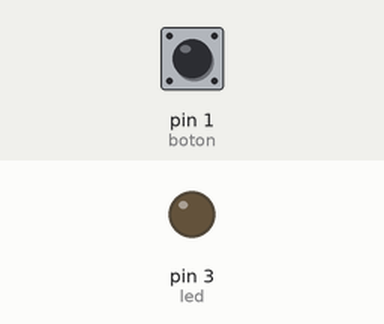
Recording of a sketch running on a simulated Arduino Uno, built with avr-gcc and run on an emulated ATmega328P. On the bench: output pins drawn as LEDs (lit = HIGH). Inputs (shaded band) come from the test bench; at power-on: pin 1 (boton) LOW.

Above: at 1.2 s.
1.3 s: pin 1 (boton) pulled HIGH for 0.15 s
At 1.37 s:
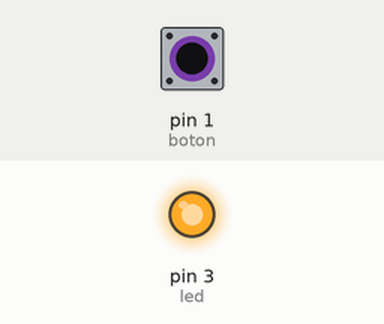
2.9 s: pin 1 (boton) pulled HIGH for 3.2 s
At 6.5 s:
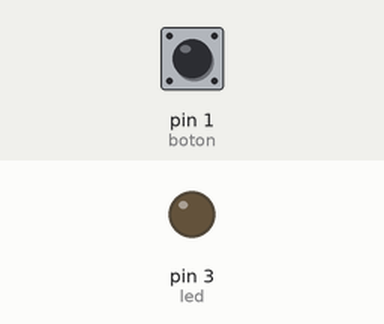
Timing chart, 0 to 8.0 s (numbered marks = the images above; inputs shaded):
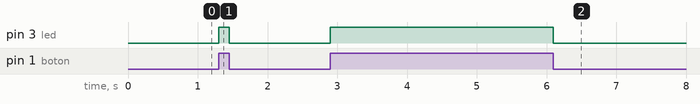

The sketch:

Attiny_boton.ino
```cpp
int led = 3;
int boton = 1;
int status_boton;

void setup() {
  pinMode(led, OUTPUT);
  pinMode(boton, INPUT);
}

void loop() {
  status_boton = digitalRead(boton);
  digitalWrite(led, status_boton);
}
```

Measured:
- after the input at 1.3 s, pin 3 (led): LOW → HIGH at once, → LOW 0.15 s later
- after the input at 2.9 s, pin 3 (led): LOW → HIGH at once, → LOW 3.2 s later
